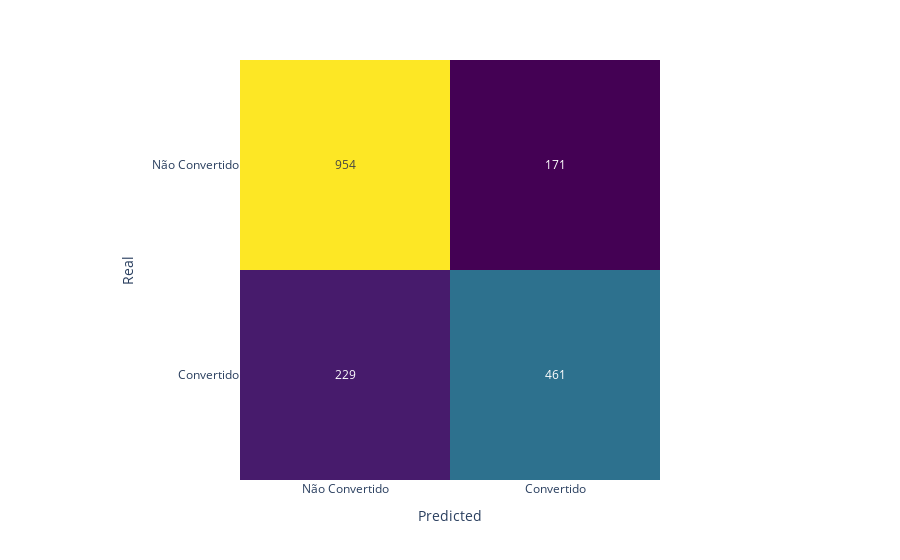

Notebook cell for this chart:
### Code cell
# Mostrar a matriz de confusão
conf_matrix = confusion_matrix(y_test, y_pred)

fig = px.imshow(conf_matrix,
                labels=dict(x="Predicted", y="Real", color="Contagem"),
                x=['Não Convertido', 'Convertido'],
                y=['Não Convertido', 'Convertido'],
                color_continuous_scale='Viridis'
)

fig.update_traces(text=conf_matrix, texttemplate="%{z}")
fig.update_layout(coloraxis_showscale=False)

fig.show()

### Figure 1 — Plotly figure (JSON) as saved in the notebook; plotly's stock layout.template omitted (floating-point values rounded to 4 significant figures)
{"data": [{"coloraxis": "coloraxis", "hovertemplate": "Predicted: %{x}<br>Real: %{y}<br>Contagem: %{z}<extra></extra>", "name": "0", "text": [[954, 171], [229, 461]], "texttemplate": "%{z}", "type": "heatmap", "x": ["Não Convertido", "Convertido"], "xaxis": "x", "y": ["Não Convertido", "Convertido"], "yaxis": "y", "z": [[954, 171], [229, 461]]}], "layout": {"coloraxis": {"colorbar": {"title": {"text": "Contagem"}}, "colorscale": [[0, "#440154"], [0.1111, "#482878"], [0.2222, "#3e4989"], [0.3333, "#31688e"], [0.4444, "#26828e"], [0.5556, "#1f9e89"], [0.6667, "#35b779"], [0.7778, "#6ece58"], [0.8889, "#b5de2b"], [1, "#fde725"]], "showscale": false}, "margin": {"t": 60}, "xaxis": {"anchor": "y", "constrain": "domain", "domain": [0, 1], "scaleanchor": "y", "title": {"text": "Predicted"}}, "yaxis": {"anchor": "x", "autorange": "reversed", "constrain": "domain", "domain": [0, 1], "title": {"text": "Real"}}}}
